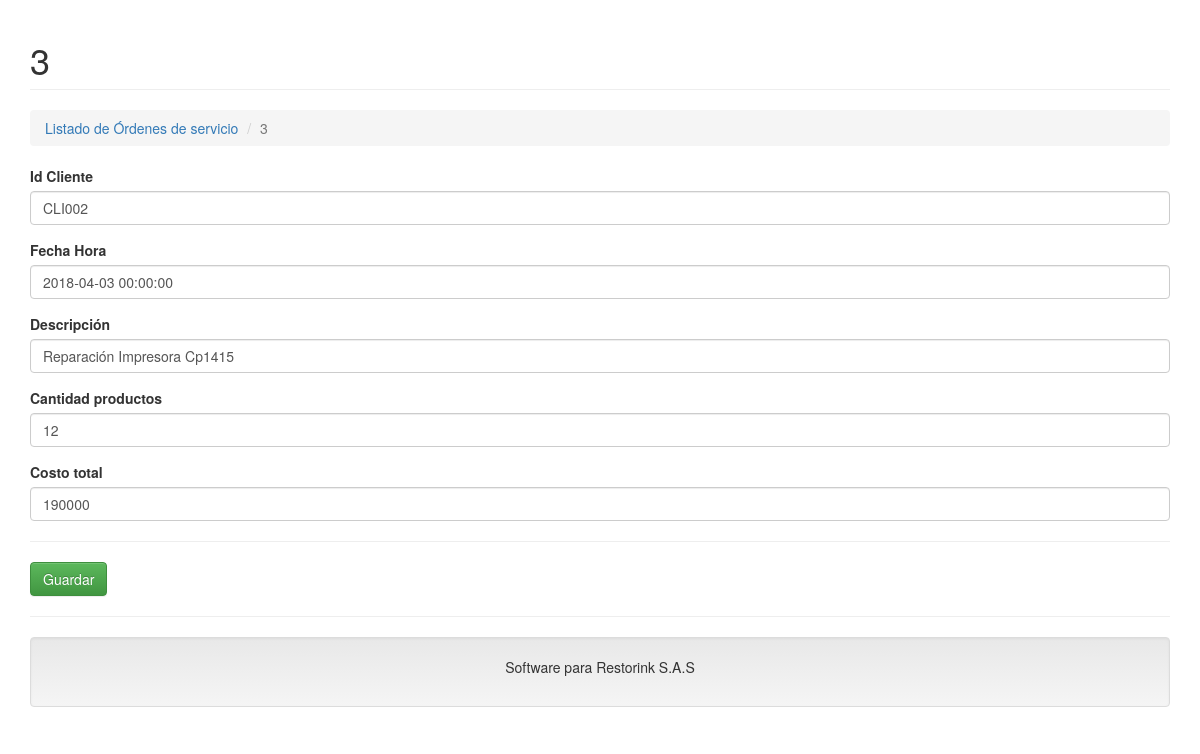
The app's page /?c=OrdenServicio&a=Crud&id=3 with its own data.
### tables this page shows
CREATE TABLE `ordenservicio` (
  `id` int(11) NOT NULL,
  `idCliente` varchar(45) NOT NULL,
  `fechaHora` datetime NOT NULL,
  `descripcion` varchar(255) NOT NULL,
  `cantidadProductos` int(11) NOT NULL,
  `costoTotal` float NOT NULL
);

### controller/ordenservicio.controller.php (called while the page is built, shortened)
<?php
require_once 'model/ordenservicio.php';
class OrdenServicioController{
    private $model;
    public function __CONSTRUCT(){
        $this->model = new OrdenServicio();
    }
    public function Crud(){
        $alm = new OrdenServicio();
        if(isset($_REQUEST['id'])){
            $alm = $this->model->Obtener($_REQUEST['id']);
        }
        require_once 'view/header.php';
        require_once 'view/ordenservicio/ordenservicio-editar.php';
        require_once 'view/footer.php';
    }
}

### model/database.php (called while the page is built)
<?php
class Database
{
    public static function StartUp()
    {
        $pdo = new PDO('mysql:host=localhost;dbname=mydb;charset=utf8', 'root', '');
        $pdo->setAttribute(PDO::ATTR_ERRMODE, PDO::ERRMODE_EXCEPTION);
        return $pdo;
    }
}

### model/ordenservicio.php (called while the page is built, shortened)
<?php
class OrdenServicio
{
	private $pdo;
	public function __CONSTRUCT()
	{
		try
		{
			$this->pdo = Database::StartUp();
		}
		catch(Exception $e)
		{
			die($e->getMessage());
		}
	}
	public function Obtener($id)
	{
		try
		{
			$stm = $this->pdo
			          ->prepare("SELECT * FROM ordenservicio WHERE id = ?");
			$stm->execute(array($id));
			return $stm->fetch(PDO::FETCH_OBJ);
		} catch (Exception $e)
		{
			die($e->getMessage());
		}
	}
}

### view/ordenservicio/ordenservicio-editar.php (the view, shortened to what this page needs)
<h1 class="page-header">
    <?php echo $alm->id != null ? $alm->id : 'Nuevo Registro'; ?>
</h1>
<ol class="breadcrumb">
  <li><a href="?c=OrdenServicio">Listado de Órdenes de servicio</a></li>
  <li class="active"><?php echo $alm->id != null ? $alm->id : 'Nuevo Registro'; ?></li>
</ol>
<form id="frm-orden" method="post" >
    <div class="form-group">
        <label>Id Cliente</label>
        <input type="text" id="idCliente" name="idCliente" value="<?php echo $alm->idCliente; ?>" class="form-control" placeholder="Ingrese el Id del Cliente" data-validacion-tipo="requerido|min:1" />
    </div>
    <div class="form-group">
        <label>Fecha Hora</label>
        <input type="text" id="fechaHora" name="fechaHora" value="<?php echo $alm->fechaHora; ?>" class="form-control datepicker"  />
    </div>
    <div class="form-group">
        <label>Descripción</label>
        <input type="text" id="descripcion" name="descripcion" value="<?php echo $alm->descripcion; ?>" class="form-control" placeholder="Ingrese la descripción" data-validacion-tipo="requerido" />
    </div>
    <div class="form-group">
        <label>Cantidad productos</label>
        <input type="text" id="cantidadProductos" name="cantidadProductos" value="<?php echo $alm->cantidadProductos; ?>" class="form-control" placeholder="Ingrese la cantidad de productos" data-validacion-tipo="requerido" />
    </div>
    <div class="form-group">
        <label>Costo total</label>
        <input type="text" id="costoTotal" name="costoTotal" value="<?php echo $alm->costoTotal; ?>" class="form-control" placeholder="Ingrese el costo total" data-validacion-tipo="requerido" />
    </div>
    <hr />
</form>
<button id="Guardar" class="btn btn-success">Guardar</button>

### records on screen
ordenservicio: id "3", idCliente "CLI002", fechaHora "2018-04-03 00:00:00", descripcion "Reparación Impresora Cp1415", cantidadProductos "12", costoTotal "190000"
